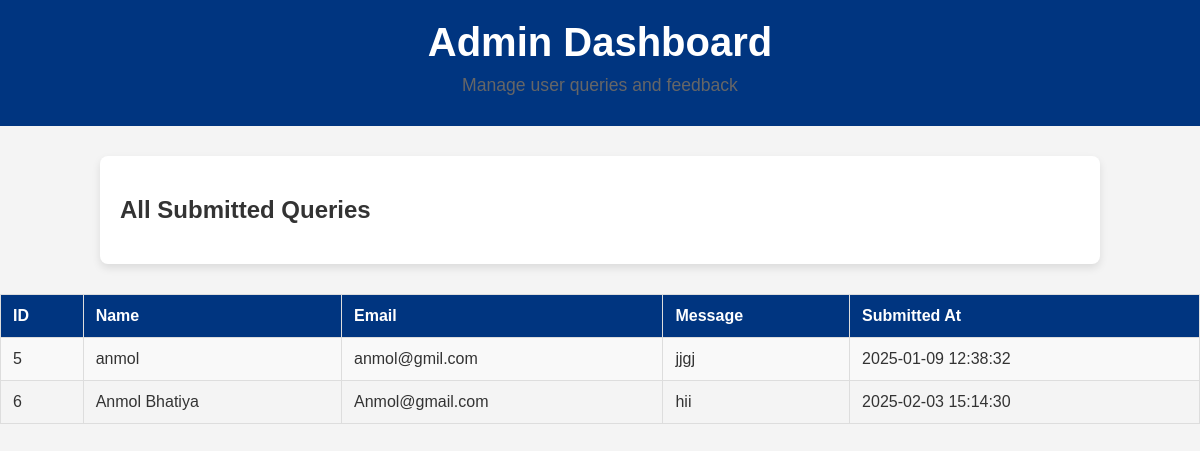
/include/Admin/help.php (signed in), run on the app's committed database.
### tables this page shows
CREATE TABLE `need_help` (
  `id` int(11) NOT NULL,
  `name` varchar(255) NOT NULL,
  `email` varchar(255) NOT NULL,
  `message` text NOT NULL,
  `submitted_at` timestamp NULL DEFAULT CURRENT_TIMESTAMP
);

### include/Admin/help.php (the view, shortened to what this page needs)
<!DOCTYPE html>
<html lang="en">
<head>
</head>
<body>
    <header class="header">
        <h1>Admin Dashboard</h1>
        <p>Manage user queries and feedback</p>
    </header>
    <main class="container">
        <h2>All Submitted Queries</h2>
    </main>
    <?php
$servername = "localhost";
$username = "root";
$password = "";
$dbname = "hotel_booking_system";
$conn = mysqli_connect($servername, $username, $password, $dbname);
$sql = "SELECT id, name, email, message, submitted_at FROM need_help";
$result = mysqli_query($conn, $sql);
if (mysqli_num_rows($result) > 0) {
    echo "<table class='admin-dashboard'>
            <tr>
                <th>ID</th>
                <th>Name</th>
                <th>Email</th>
                <th>Message</th>
                <th>Submitted At</th>
            </tr>";
    while ($row = mysqli_fetch_assoc($result)) {
        echo "<tr>";
        echo "<td>" . $row["id"] . "</td>";
        echo "<td>" . $row["name"] . "</td>";
        echo "<td>" . $row["email"] . "</td>";
        echo "<td>" . nl2br($row["message"]) . "</td>";
        echo "<td>" . $row["submitted_at"] . "</td>";
        echo "</tr>";
    }
    echo "</table>";
} else {
    echo "<p>No queries found.</p>";
}
?>
</body>
</html>

### include/Admin/help.php (style rules this page uses)
body { font-family: Arial, sans-serif; margin: 0; padding: 0; background-color: #f4f4f4; color: #333; }
.header { background-color: #003580; color: white; padding: 20px; text-align: center; }
.header h1 { margin: 0; font-size: 2.5rem; }
.header p { font-size: 1.1rem; margin: 10px 0; }
.container { width: 80%; margin: 30px auto; background-color: white; padding: 20px; border-radius: 8px; box-shadow: 0 4px 8px rgba(0, 0, 0, 0.1); }
.admin-dashboard { width: 100%; border-collapse: collapse; margin-top: 20px; }
.admin-dashboard th, .admin-dashboard td { padding: 12px; text-align: left; border: 1px solid #ddd; }
.admin-dashboard th { background-color: #003580; color: white; }
.admin-dashboard tr:nth-child(even) { background-color: #f9f9f9; }
p { font-size: 1.1rem; text-align: center; color: #666; }

### data on the page
need_help: id "5", name "anmol", email "anmol@gmil.com", message "jjgj", submitted_at "2025-01-09 12:38:32"
need_help: id "6", name "Anmol Bhatiya", email "Anmol@gmail.com", message "hii", submitted_at "2025-02-03 15:14:30"
